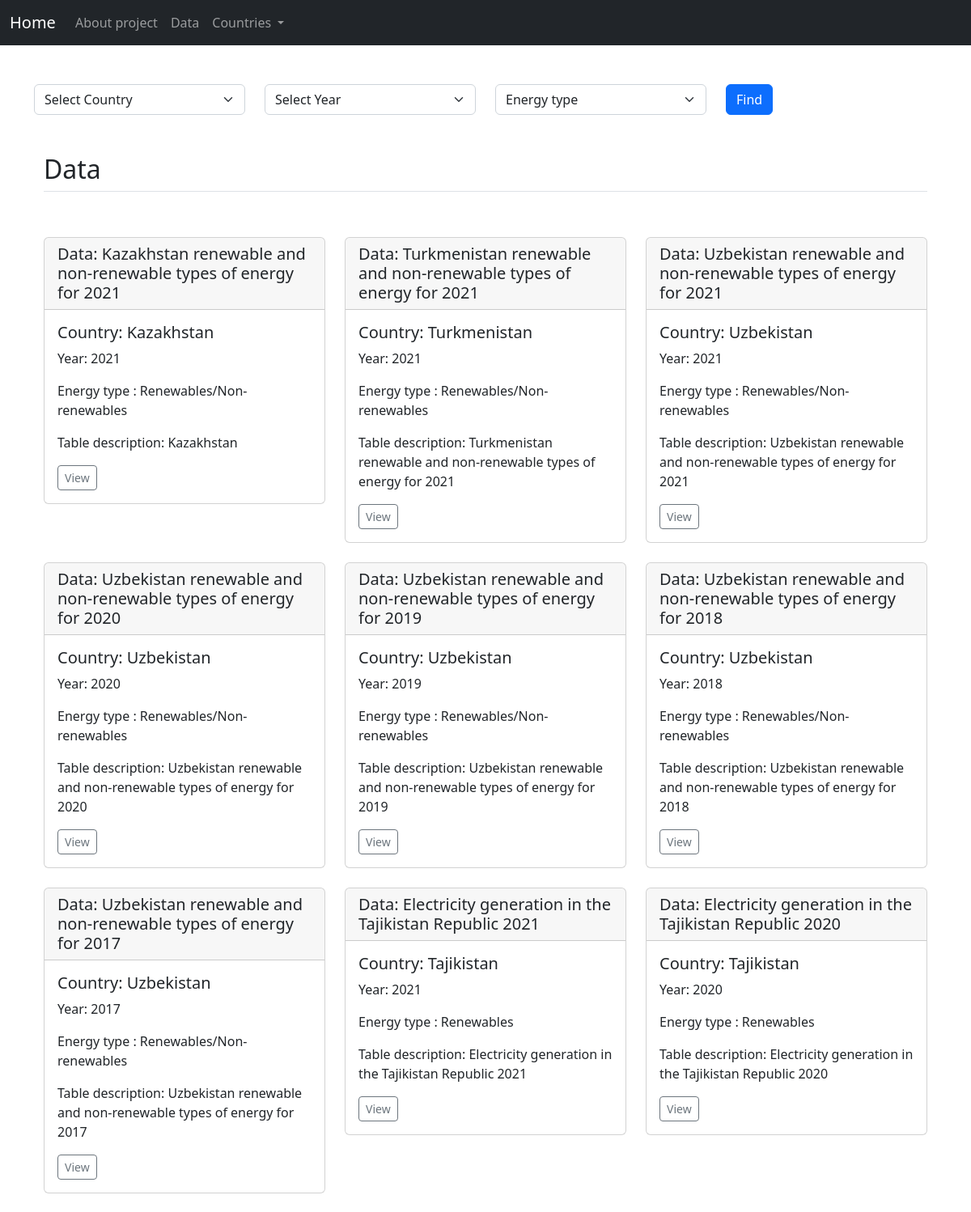
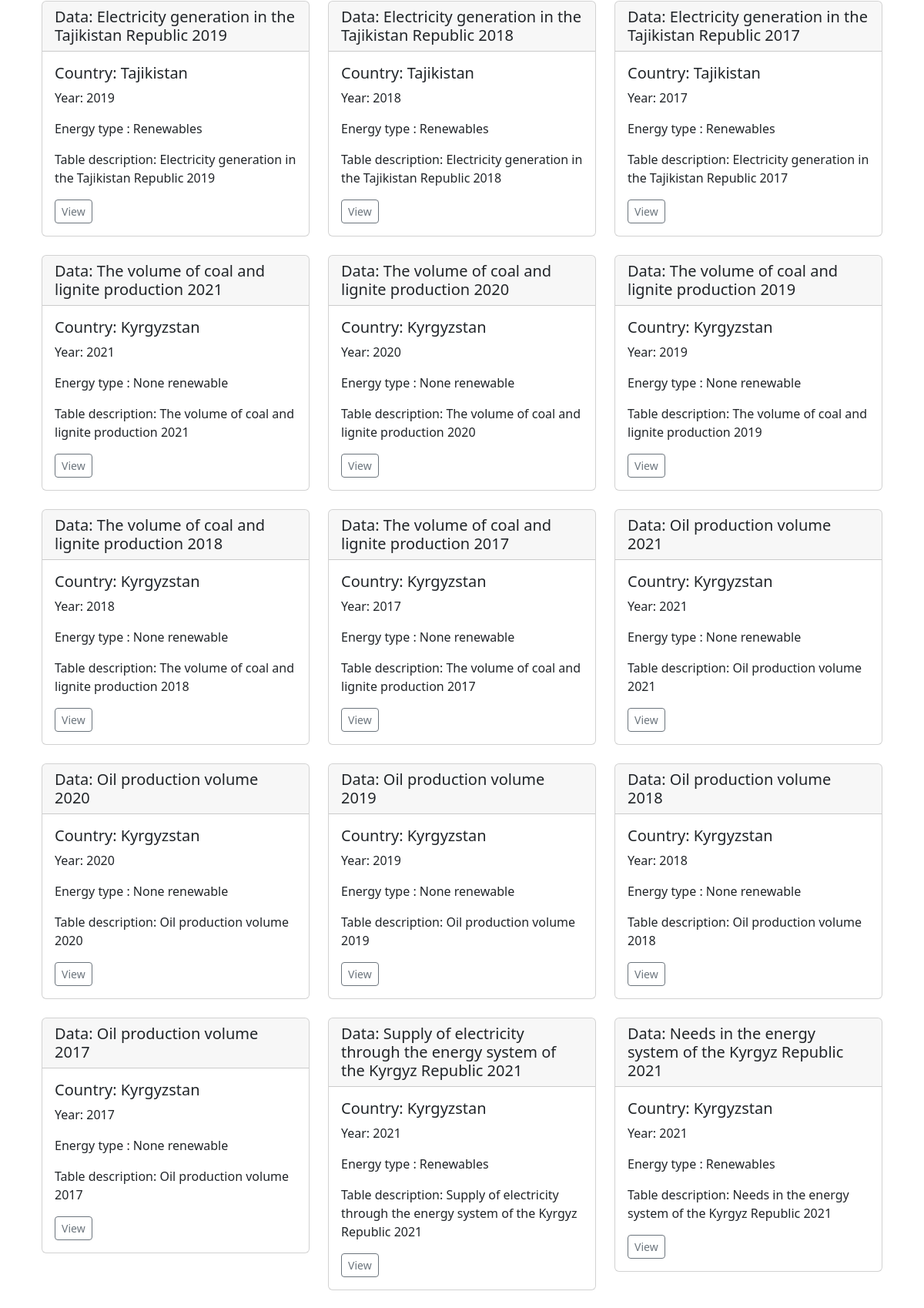
/filter_search (upper part), run on the app's committed database (2 pictures, top to bottom).
### pages/models.py (models this page shows, shortened)
class Table(models.Model):
    year_choice = []
    for r in range(2000, (datetime.now().year+1)):
        year_choice.append((r,r))
    name = models.CharField(max_length=255, verbose_name='Table name')
    country = models.ForeignKey(Country,  max_length=255, on_delete=models.CASCADE, null=True, blank=True, verbose_name='country_name')
    table_country = models.CharField(max_length=255, verbose_name='table_country', null=True)
    year = models.IntegerField(('year'), choices=year_choice, null=True)
    description = models.TextField(blank=True, verbose_name='description', null=True)
    energy_type = models.CharField(max_length=255, verbose_name='energy_type', null=True)
    slug = models.SlugField(max_length=255, unique=True, db_index=True, verbose_name="URL")
    table_photo = models.ImageField(upload_to='photos/%Y/%m/%d/', blank=True, null=True)
    photo_description = models.TextField(blank=True, verbose_name='photo_description', null=True)
    table_photo_1 = models.ImageField(upload_to='photos/%Y/%m/%d/', blank=True, null=True)
    photo_description_1 = models.TextField(blank=True, verbose_name='photo_description_1', null=True)
    table_photo_2 = models.ImageField(upload_to='photos/%Y/%m/%d/', blank=True, null=True)
    photo_description_2 = models.TextField(blank=True, verbose_name='photo_description_2', null=True)
    source = models.TextField(blank=True, verbose_name='source', null=True)

### pages/views.py (the view)
# urls.py: path('filter_search', views.filter_search, name='filter_search'),
def filter_search(request):
    tables = Table.objects.all().order_by("-id")
    country_name_search = Table.objects.values_list('table_country', flat=True).distinct()
    year_search = Table.objects.values_list('year', flat=True).distinct()
    energy_type_search = Table.objects.values_list('energy_type', flat=True).distinct()
    if 'energy_type' in request.GET:
        type = request.GET['energy_type']
        if type:
            tables = tables.filter(energy_type__iexact=type)
    if 'year' in request.GET:
        year_t = request.GET['year']
        if year_t:
            tables = tables.filter(year__iexact=year_t)
    if 'table_country' in request.GET:
        city = request.GET['table_country']
        if city:
            tables = tables.filter(table_country__iexact=city)
    data = {
        'tables': tables,
        'country_name_search': country_name_search,
        'year_search': year_search,
        'energy_type_search': energy_type_search,
    }
    return render(request, 'pages/filter_search.html', data)

### pages/templatetags/page_tags.py (called while the page is built)
@register.simple_tag()
def get_country():
    return Country.objects.all()

### templates/pages/filter_search.html (shortened to what this page needs)
{% extends 'base.html' %}
{% load static %}
{% block content %}
{% include 'includes/navbar.html' %}
<br>
<br>
<div class="search-box-3 sb-7 bg-active">
    <div class="container">
        <div class="search-area-inner">
            <div class="search-contents">
                <form method="GET" action="{% url 'filter_search' %}">
                    <div class="row">
                        <div class="col-lg-3 col-md-6 col-sm-6 col-6">
                            <div class="form-group">
                                <select class="form-select" name="table_country">
                                    <option selected='selected' disabled='disabled'>Select Country</option>
                                </select>
                            </div>
                        </div>
                        <div class="col-lg-3 col-md-6 col-sm-6 col-6">
                            <div class="form-group">
                                <select class="form-select" name="year">
                                    <option selected='selected' disabled='disabled'>Select Year</option>
                                </select>
                            </div>
                        </div>
                        <div class="col-lg-3 col-md-6 col-sm-6 col-6">
                            <div class="form-group">
                                <select class="form-select" name="energy_type">
                                    <option selected='selected' disabled='disabled'>Energy type</option>
                                </select>
                            </div>
                        </div>
                        <div class="col-lg-3 col-md-6 col-sm-6 col-6">
                            <div class="form-group">
                                <button class="btn btn-primary">
                                    Find
                                </button>
                            </div>
                        </div>
                    </div>
                </form>
            </div>
        </div>
    </div>
</div>
<main>
    <div class="container px-4 py-5" id="featured-3">
      <h2 class="pb-2 border-bottom">Data</h2>
      <div class="row g-4 py-5 row-cols-1 row-cols-lg-3">
        {% for table in tables %}
        <div class="container-md">
            <br>
            <div class="card">
                <h5 class="card-header">Data: {{table.name}}</h5>
                <div class="card-body">
                <h5 class="card-title">Country: {{table.table_country}}</h5>
                <p class="card-text">Year: {{table.year}}</p>
                <p class="card-text">Energy type : {{table.energy_type}}</p>
                <p class="card-text">Table description: {{table.description}}</p>
                <a href="{% url 'table_detail' table.pk %}" class="btn btn-sm btn-outline-secondary">View</a>
                </div>
            </div>
        </div>
        {% endfor %}
      </div>
    </div>
</main>
{% endblock %}

### data on the page
Table: name "Kazakhstan renewable and non-renewable types of energy for 2021", table_country "Kazakhstan", year "2021", energy_type "Renewables/Non-renewables", description "Kazakhstan"
Table: name "Turkmenistan renewable and non-renewable types of energy for 2021", table_country "Turkmenistan", year "2021", energy_type "Renewables/Non-renewables", description "Turkmenistan renewable and non-renewable types of energy for 2021"
Table: name "Uzbekistan renewable and non-renewable types of energy for 2021", table_country "Uzbekistan", year "2021", energy_type "Renewables/Non-renewables", description "Uzbekistan renewable and non-renewable types of energy for 2021"
Table: name "Uzbekistan renewable and non-renewable types of energy for 2020", table_country "Uzbekistan", year "2020", energy_type "Renewables/Non-renewables", description "Uzbekistan renewable and non-renewable types of energy for 2020"
Table: name "Uzbekistan renewable and non-renewable types of energy for 2019", table_country "Uzbekistan", year "2019", energy_type "Renewables/Non-renewables", description "Uzbekistan renewable and non-renewable types of energy for 2019"
Table: name "Uzbekistan renewable and non-renewable types of energy for 2018", table_country "Uzbekistan", year "2018", energy_type "Renewables/Non-renewables", description "Uzbekistan renewable and non-renewable types of energy for 2018"
Table: name "Uzbekistan renewable and non-renewable types of energy for 2017", table_country "Uzbekistan", year "2017", energy_type "Renewables/Non-renewables", description "Uzbekistan renewable and non-renewable types of energy for 2017"
Table: name "Electricity generation in the Tajikistan Republic 2021", table_country "Tajikistan", year "2021", energy_type "Renewables", description "Electricity generation in the Tajikistan Republic 2021"
Table: name "Electricity generation in the Tajikistan Republic 2020", table_country "Tajikistan", year "2020", energy_type "Renewables", description "Electricity generation in the Tajikistan Republic 2020"
Table: name "Electricity generation in the Tajikistan Republic 2019", table_country "Tajikistan", year "2019", energy_type "Renewables", description "Electricity generation in the Tajikistan Republic 2019"
Table: name "Electricity generation in the Tajikistan Republic 2018", table_country "Tajikistan", year "2018", energy_type "Renewables", description "Electricity generation in the Tajikistan Republic 2018"
Table: name "Electricity generation in the Tajikistan Republic 2017", table_country "Tajikistan", year "2017", energy_type "Renewables", description "Electricity generation in the Tajikistan Republic 2017"
Table: name "The volume of coal and lignite production 2021", table_country "Kyrgyzstan", year "2021", energy_type "None renewable", description "The volume of coal and lignite production 2021"
Table: name "The volume of coal and lignite production 2020", table_country "Kyrgyzstan", year "2020", energy_type "None renewable", description "The volume of coal and lignite production 2020"
Table: name "The volume of coal and lignite production 2019", table_country "Kyrgyzstan", year "2019", energy_type "None renewable", description "The volume of coal and lignite production 2019"
Table: name "The volume of coal and lignite production 2018", table_country "Kyrgyzstan", year "2018", energy_type "None renewable", description "The volume of coal and lignite production 2018"
Table: name "The volume of coal and lignite production 2017", table_country "Kyrgyzstan", year "2017", energy_type "None renewable", description "The volume of coal and lignite production 2017"
Table: name "Oil production volume 2021", table_country "Kyrgyzstan", year "2021", energy_type "None renewable", description "Oil production volume 2021"
Table: name "Oil production volume 2020", table_country "Kyrgyzstan", year "2020", energy_type "None renewable", description "Oil production volume 2020"
Table: name "Oil production volume 2019", table_country "Kyrgyzstan", year "2019", energy_type "None renewable", description "Oil production volume 2019"
Table: name "Oil production volume 2018", table_country "Kyrgyzstan", year "2018", energy_type "None renewable", description "Oil production volume 2018"
Table: name "Oil production volume 2017", table_country "Kyrgyzstan", year "2017", energy_type "None renewable", description "Oil production volume 2017"
Table: name "Supply of electricity through the energy system of the Kyrgyz Republic 2021", table_country "Kyrgyzstan", year "2021", energy_type "Renewables", description "Supply of electricity through the energy system of the Kyrgyz Republic 2021"
Table: name "Needs in the energy system of the Kyrgyz Republic 2021", table_country "Kyrgyzstan", year "2021", energy_type "Renewables", description "Needs in the energy system of the Kyrgyz Republic 2021"
